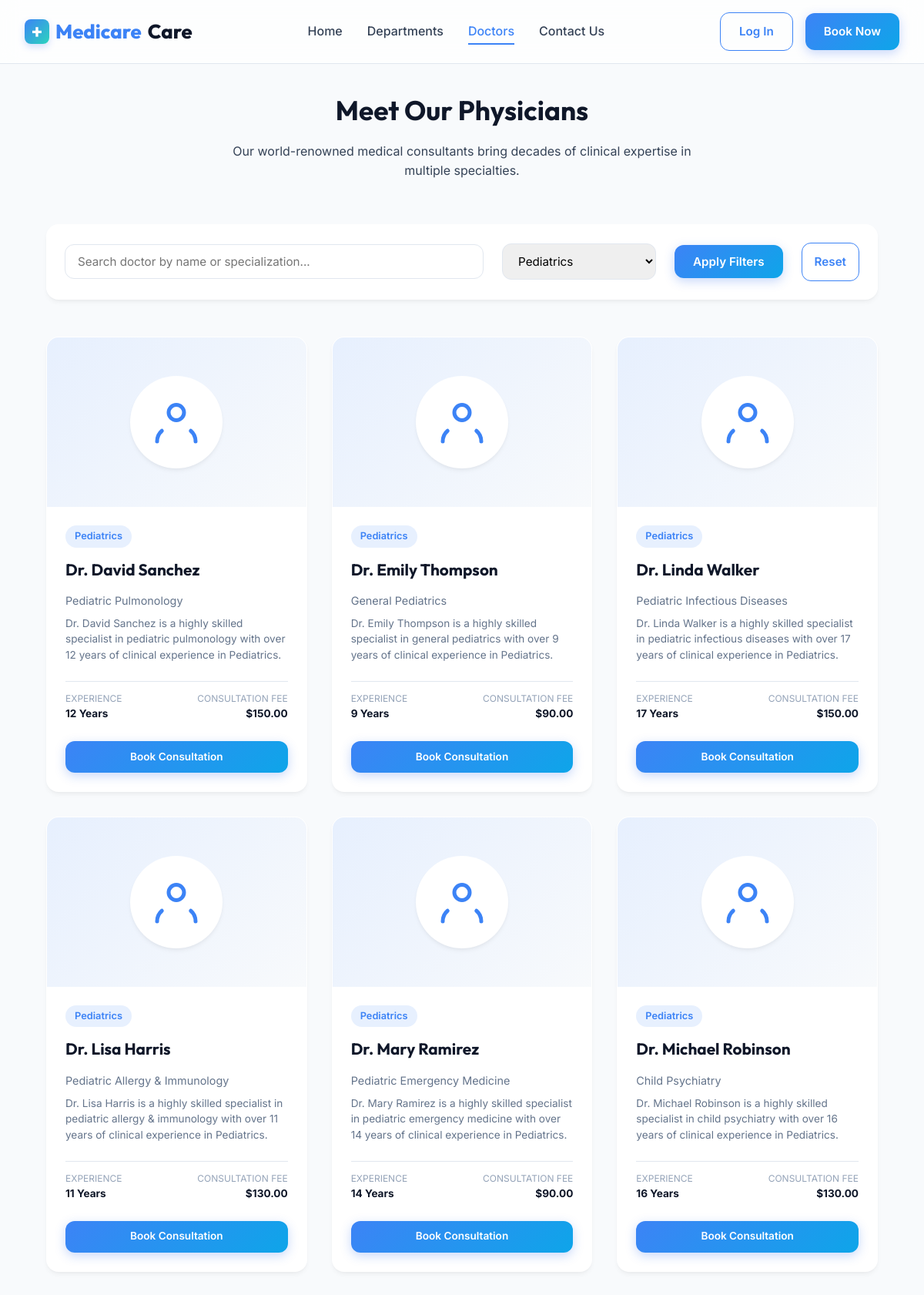
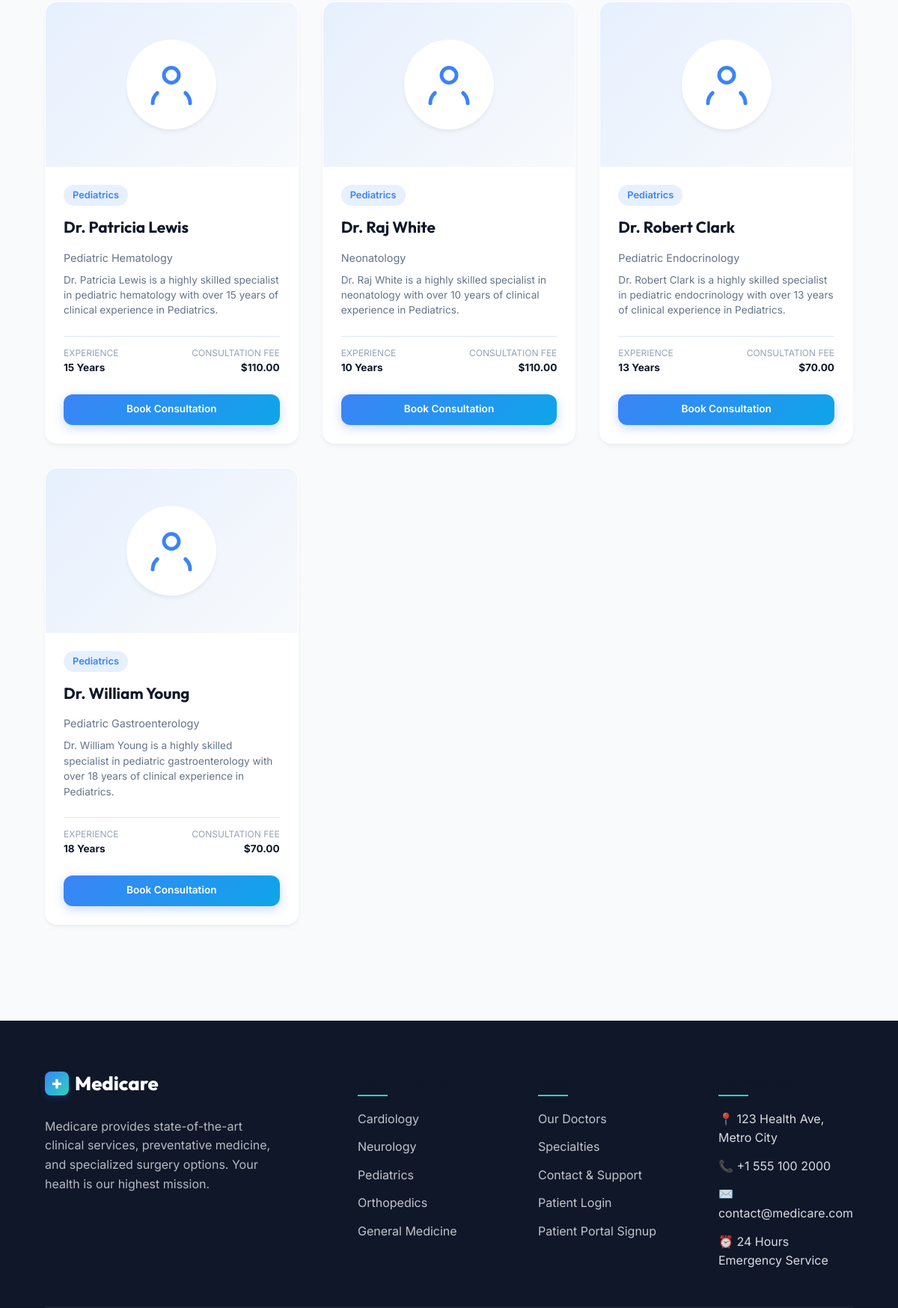
Screenshot of /pages/doctors.php?department_id=3 (upper part) with the database file from the repository (2 pictures, top to bottom).
### tables this page shows
CREATE TABLE doctors (
    id INT AUTO_INCREMENT PRIMARY KEY,
    user_id INT NOT NULL UNIQUE,
    department_id INT,
    specialization VARCHAR(100),
    experience_years INT,
    consultation_fee DECIMAL(10,2) NOT NULL DEFAULT 0.00,
    bio TEXT,
    created_at TIMESTAMP DEFAULT CURRENT_TIMESTAMP,
    CONSTRAINT fk_doctor_user FOREIGN KEY (user_id) REFERENCES users(id) ON DELETE CASCADE,
    CONSTRAINT fk_doctor_department FOREIGN KEY (department_id) REFERENCES departments(id) ON DELETE SET NULL
);

CREATE TABLE departments (
    id INT AUTO_INCREMENT PRIMARY KEY,
    name VARCHAR(100) NOT NULL UNIQUE,
    description TEXT,
    icon VARCHAR(50) NOT NULL,
    created_at TIMESTAMP DEFAULT CURRENT_TIMESTAMP
);

CREATE TABLE users (
    id INT AUTO_INCREMENT PRIMARY KEY,
    username VARCHAR(50) NOT NULL UNIQUE,
    password VARCHAR(255) NOT NULL,
    email VARCHAR(100) NOT NULL UNIQUE,
    first_name VARCHAR(50) NOT NULL,
    last_name VARCHAR(50) NOT NULL,
    role ENUM('patient', 'doctor', 'nurse', 'admin') NOT NULL,
    phone VARCHAR(20),
    gender ENUM('male', 'female', 'other'),
    dob DATE,
    created_at TIMESTAMP DEFAULT CURRENT_TIMESTAMP
);

### pages/doctors.php (the view, shortened to what this page needs)
<?php
require_once '../includes/header.php';
require_once '../includes/db.php';
$depts = [];
try {
    $depts = $pdo->query("SELECT * FROM departments ORDER BY name ASC")->fetchAll();
} catch (PDOException $e) {
}
$filter_dept = isset($_GET['department_id']) ? intval($_GET['department_id']) : 0;
$search_query = isset($_GET['search']) ? trim($_GET['search']) : '';
$doctors = [];
try {
    $sql = "
        SELECT d.*, u.first_name, u.last_name, u.email, u.phone, u.gender,
               dept.name as department_name, dept.icon as department_icon
        FROM doctors d
        JOIN users u ON d.user_id = u.id
        LEFT JOIN departments dept ON d.department_id = dept.id
        WHERE 1=1
    ";
    $params = [];
    if ($filter_dept > 0) {
        $sql .= " AND d.department_id = ?";
        $params[] = $filter_dept;
    }
    $sql .= " ORDER BY u.first_name ASC";
    $stmt = $pdo->prepare($sql);
    $stmt->execute($params);
    $doctors = $stmt->fetchAll();
} catch (PDOException $e) {
}
?>
<div class="fade-in">
    <div class="section-title">
        <h2>Meet Our Physicians</h2>
        <p>Our world-renowned medical consultants bring decades of clinical expertise in multiple specialties.</p>
    </div>
    <div class="search-filter-bar">
        <form method="GET" action="doctors.php" style="display:flex; width:100%; gap:1.5rem; flex-wrap:wrap; align-items:center;">
            <div class="search-input-wrapper">
                <input type="text" name="search" class="form-control" placeholder="Search doctor by name or specialization..." value="<?php echo htmlspecialchars($search_query); ?>">
            </div>
            <div style="min-width:200px;">
                <select name="department_id" class="form-control" onchange="this.form.submit()">
                    <?php foreach ($depts as $dept): ?>
                        <option value="<?php echo $dept['id']; ?>" <?php echo $filter_dept === intval($dept['id']) ? 'selected' : ''; ?>>
                            <?php echo htmlspecialchars($dept['name']); ?>
                        </option>
                    <?php endforeach; ?>
                </select>
            </div>
            <button type="submit" class="btn btn-primary">Apply Filters</button>
            <?php if ($filter_dept > 0 || !empty($search_query)): ?>
                <a href="doctors.php" class="btn btn-outline" style="padding:0.75rem 1rem;">Reset</a>
            <?php endif; ?>
        </form>
    </div>
    <div class="doctors-grid">
        <?php if (count($doctors) === 0): ?>
            <div style="grid-column: 1 / -1; text-align:center; padding:3rem; background:white; border-radius:var(--radius-lg); box-shadow:var(--shadow-md);">
                <h3>No Medical Specialists Found</h3>
                <p style="color:#64748b; margin-top:0.5rem;">Try adjusting your search queries or department dropdown selections.</p>
            </div>
        <?php else: ?>
            <?php foreach ($doctors as $doc): ?>
                <div class="doc-card">
                    <div class="doc-img-container">
                        <div class="doc-avatar-svg">
                            <svg width="60" height="60" viewBox="0 0 24 24" fill="none" stroke="currentColor" stroke-width="2" stroke-linecap="round" stroke-linejoin="round">
                                <path d="M4.5 16.5c-1.5 1.26-2.5 3.19-2.5 5.5"/>
                                <path d="M22 22c0-2.31-1-4.24-2.5-5.5"/>
                                <circle cx="12" cy="7" r="4"/>
                            </svg>
                        </div>
                    </div>
                    <div class="doc-info">
                        <span class="doc-dept-tag"><?php echo htmlspecialchars($doc['department_name'] ?? 'General Medicine'); ?></span>
                        <h3>Dr. <?php echo htmlspecialchars($doc['first_name'] . ' ' . $doc['last_name']); ?></h3>
                        <div class="doc-specialty"><?php echo htmlspecialchars($doc['specialization']); ?></div>
                        <p style="font-size:0.85rem; color:#64748b; margin-bottom:1.5rem; line-height:1.5;">
                            <?php echo htmlspecialchars($doc['bio'] ?? 'Medical practitioner dedicated to premium patient recovery plans.'); ?>
                        </p>
                        <div class="doc-meta">
                            <div>
                                <span style="display:block; font-size:0.75rem; color:#94a3b8; text-transform:uppercase;">Experience</span>
                                <strong style="color:var(--dark);"><?php echo intval($doc['experience_years']); ?> Years</strong>
                            </div>
                            <div style="text-align:right;">
                                <span style="display:block; font-size:0.75rem; color:#94a3b8; text-transform:uppercase;">Consultation Fee</span>
                                <span class="doc-fee">$<?php echo number_format($doc['consultation_fee'], 2); ?></span>
                            </div>
                        </div>
                        <div style="margin-top: 1.5rem; width: 100%;">
                            <a href="appointments.php?doctor_id=<?php echo $doc['id']; ?>" class="btn btn-primary" style="width:100%; justify-content:center; font-size:0.85rem; padding:0.6rem 1rem;">Book Consultation</a>
                        </div>
                    </div>
                </div>
            <?php endforeach; ?>
        <?php endif; ?>
    </div>
</div>
<?php require_once '../includes/footer.php'; ?>

### css/style.css (style rules this page uses)
:root { --font-primary: 'Outfit', sans-serif; --font-secondary: 'Inter', sans-serif; --primary: hsl(217, 91%, 60%); --primary-hover: hsl(217, 91%, 50%); --primary-soft: hsl(217, 91%, 95%); --secondary: #0ea5e9; --accent: hsl(172, 66%, 50%); --accent-hover: hsl(172, 66%, 40%); --dark: hsl(222, 47%, 11%); --dark-soft: hsl(215, 25%, 27%); --bg-main: hsl(210, 40%, 98%); --bg-card: #ffffff; --bg-glass: rgba(255, 255, 255, 0.75); --success: #10b981; --error: #ef4444; --warning: #f59e0b; --info: #3b82f6; --border-color: hsl(214, 32%, 91%); --radius-sm: 8px; --radius-md: 12px; --radius-lg: 16px; --radius-xl: 24px; --shadow-sm: 0 1px 3px rgba(0,0,0,0.1); --shadow-md: 0 4px 6px -1px rgba(0,0,0,0.05), 0 2px 4px -1px rgba(0,0,0,0.03); --shadow-lg: 0 10px 25px -5px rgba(0, 0, 0, 0.05), 0 8px 10px -6px rgba(0, 0, 0, 0.03); --shadow-xl: 0 20px 25px -5px rgba(0, 0, 0, 0.08), 0 10px 10px -5px rgba(0, 0, 0, 0.04); --transition: all 0.3s cubic-bezier(0.4, 0, 0.2, 1); }
* { margin: 0; padding: 0; box-sizing: border-box; }
body { font-family: var(--font-secondary); background-color: var(--bg-main); color: var(--dark-soft); line-height: 1.6; overflow-x: hidden; }
h1, h2, h3, h4, h5, h6 { font-family: var(--font-primary); color: var(--dark); font-weight: 700; }
a { text-decoration: none; color: inherit; transition: var(--transition); }
button, input, select, textarea { font-family: inherit; }
.btn { display: inline-flex; align-items: center; gap: 0.5rem; padding: 0.75rem 1.5rem; border-radius: var(--radius-md); font-weight: 600; font-size: 0.95rem; cursor: pointer; transition: var(--transition); border: none; outline: none; }
.btn-primary { background: linear-gradient(135deg, var(--primary), var(--secondary)); color: white; box-shadow: 0 4px 14px rgba(37, 99, 235, 0.25); }
.btn-outline { background: transparent; color: var(--primary); border: 1px solid var(--primary); }
.section-title { text-align: center; margin-bottom: 3.5rem; }
.section-title h2 { font-size: 2.2rem; margin-bottom: 0.75rem; }
.section-title p { color: var(--dark-soft); max-width: 600px; margin: 0 auto; }
.departments-grid, .doctors-grid { display: grid; grid-template-columns: repeat(auto-fill, minmax(280px, 1fr)); gap: 2rem; margin-bottom: 4rem; }
.dept-card, .doc-card { background: var(--bg-card); border-radius: var(--radius-lg); padding: 2.5rem 2rem; box-shadow: var(--shadow-md); transition: var(--transition); border: 1px solid transparent; display: flex; flex-direction: column; align-items: flex-start; }
.dept-card h3, .doc-card h3 { margin-bottom: 0.75rem; font-size: 1.3rem; }
.doc-card { padding: 0; overflow: hidden; }
.doc-img-container { width: 100%; height: 220px; background: linear-gradient(135deg, var(--primary-soft), var(--bg-main)); display: flex; align-items: center; justify-content: center; position: relative; }
.doc-avatar-svg { width: 120px; height: 120px; border-radius: 50%; background: white; box-shadow: var(--shadow-md); display: flex; align-items: center; justify-content: center; color: var(--primary); }
.doc-info { padding: 1.5rem; display: flex; flex-direction: column; width: 100%; flex-grow: 1; }
.doc-dept-tag { background: var(--primary-soft); color: var(--primary); padding: 0.25rem 0.75rem; border-radius: 20px; font-size: 0.8rem; font-weight: 600; align-self: flex-start; margin-bottom: 0.75rem; }
.doc-specialty { font-size: 0.9rem; color: #64748b; margin-bottom: 0.5rem; }
.doc-meta { display: flex; justify-content: space-between; font-size: 0.85rem; border-top: 1px solid var(--border-color); padding-top: 0.75rem; margin-top: auto; width: 100%; }
.doc-fee { font-weight: 700; color: var(--dark); }
.form-control { padding: 0.75rem 1rem; border: 1px solid var(--border-color); border-radius: var(--radius-md); font-size: 0.95rem; transition: var(--transition); outline: none; width: 100%; }
.search-filter-bar { background: white; border-radius: var(--radius-lg); padding: 1.5rem; box-shadow: var(--shadow-md); display: flex; gap: 1.5rem; align-items: center; margin-bottom: 3rem; flex-wrap: wrap; }
.search-input-wrapper { flex-grow: 1; position: relative; }
.fade-in { animation: fadeIn 0.4s ease forwards; }

### rows the page displays
doctors: department.name "Pediatrics", user.last_name "David Sanchez", specialization "Pediatric Pulmonology", bio "Dr. David Sanchez is a highly skilled specialist in pediatric pulmonology with over 12 years of clinical experience in Pediatrics.", experience_years "12", consultation_fee "150.00"
doctors: department.name "Pediatrics", user.last_name "Emily Thompson", specialization "General Pediatrics", bio "Dr. Emily Thompson is a highly skilled specialist in general pediatrics with over 9 years of clinical experience in Pediatrics.", experience_years "9", consultation_fee "90.00"
doctors: department.name "Pediatrics", user.last_name "Linda Walker", specialization "Pediatric Infectious Diseases", bio "Dr. Linda Walker is a highly skilled specialist in pediatric infectious diseases with over 17 years of clinical experience in Pediatrics.", experience_years "17", consultation_fee "150.00"
doctors: department.name "Pediatrics", user.last_name "Lisa Harris", specialization "Pediatric Allergy & Immunology", bio "Dr. Lisa Harris is a highly skilled specialist in pediatric allergy & immunology with over 11 years of clinical experience in Pediatrics.", experience_years "11", consultation_fee "130.00"
doctors: department.name "Pediatrics", user.last_name "Mary Ramirez", specialization "Pediatric Emergency Medicine", bio "Dr. Mary Ramirez is a highly skilled specialist in pediatric emergency medicine with over 14 years of clinical experience in Pediatrics.", experience_years "14", consultation_fee "90.00"
doctors: department.name "Pediatrics", user.last_name "Michael Robinson", specialization "Child Psychiatry", bio "Dr. Michael Robinson is a highly skilled specialist in child psychiatry with over 16 years of clinical experience in Pediatrics.", experience_years "16", consultation_fee "130.00"
doctors: department.name "Pediatrics", user.last_name "Patricia Lewis", specialization "Pediatric Hematology", bio "Dr. Patricia Lewis is a highly skilled specialist in pediatric hematology with over 15 years of clinical experience in Pediatrics.", experience_years "15", consultation_fee "110.00"
doctors: department.name "Pediatrics", user.last_name "Raj White", specialization "Neonatology", bio "Dr. Raj White is a highly skilled specialist in neonatology with over 10 years of clinical experience in Pediatrics.", experience_years "10", consultation_fee "110.00"
doctors: department.name "Pediatrics", user.last_name "Robert Clark", specialization "Pediatric Endocrinology", bio "Dr. Robert Clark is a highly skilled specialist in pediatric endocrinology with over 13 years of clinical experience in Pediatrics.", experience_years "13", consultation_fee "70.00"
doctors: department.name "Pediatrics", user.last_name "William Young", specialization "Pediatric Gastroenterology", bio "Dr. William Young is a highly skilled specialist in pediatric gastroenterology with over 18 years of clinical experience in Pediatrics.", experience_years "18", consultation_fee "70.00"

### other values shown
form field department_id "Pediatrics"
